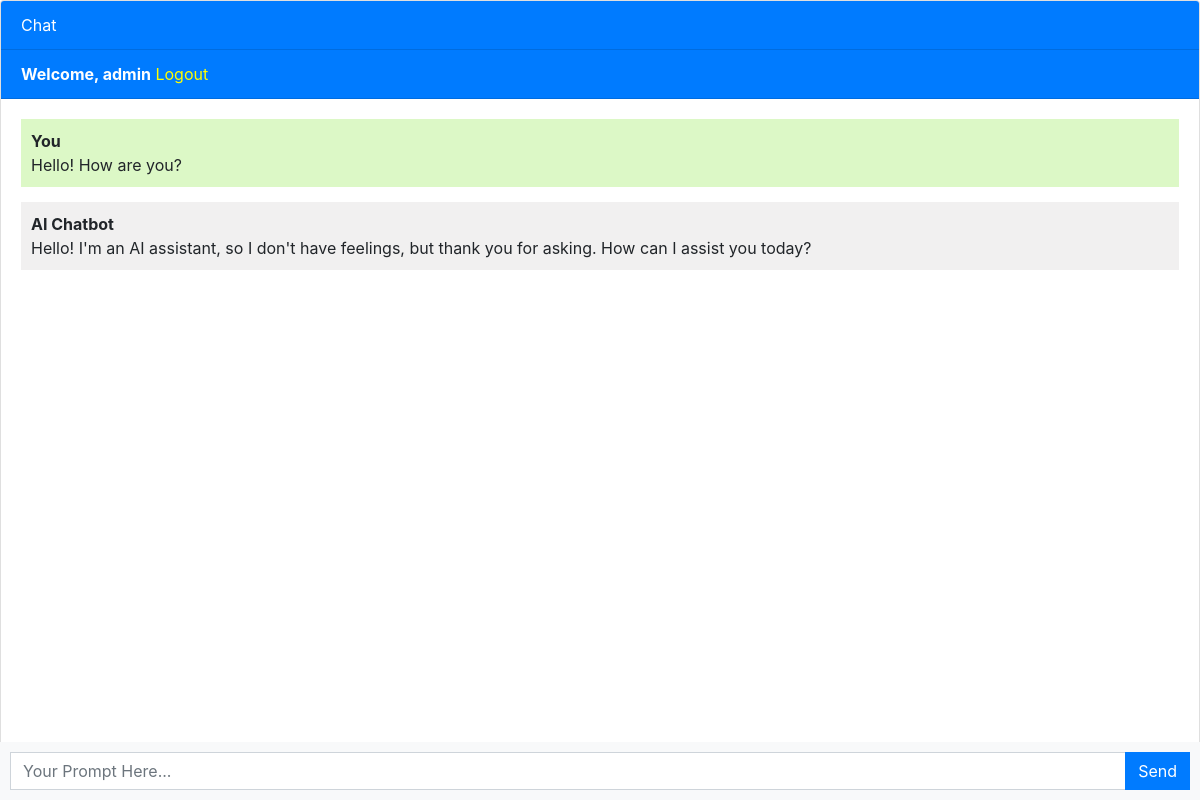
The app's page / (signed in), older data.
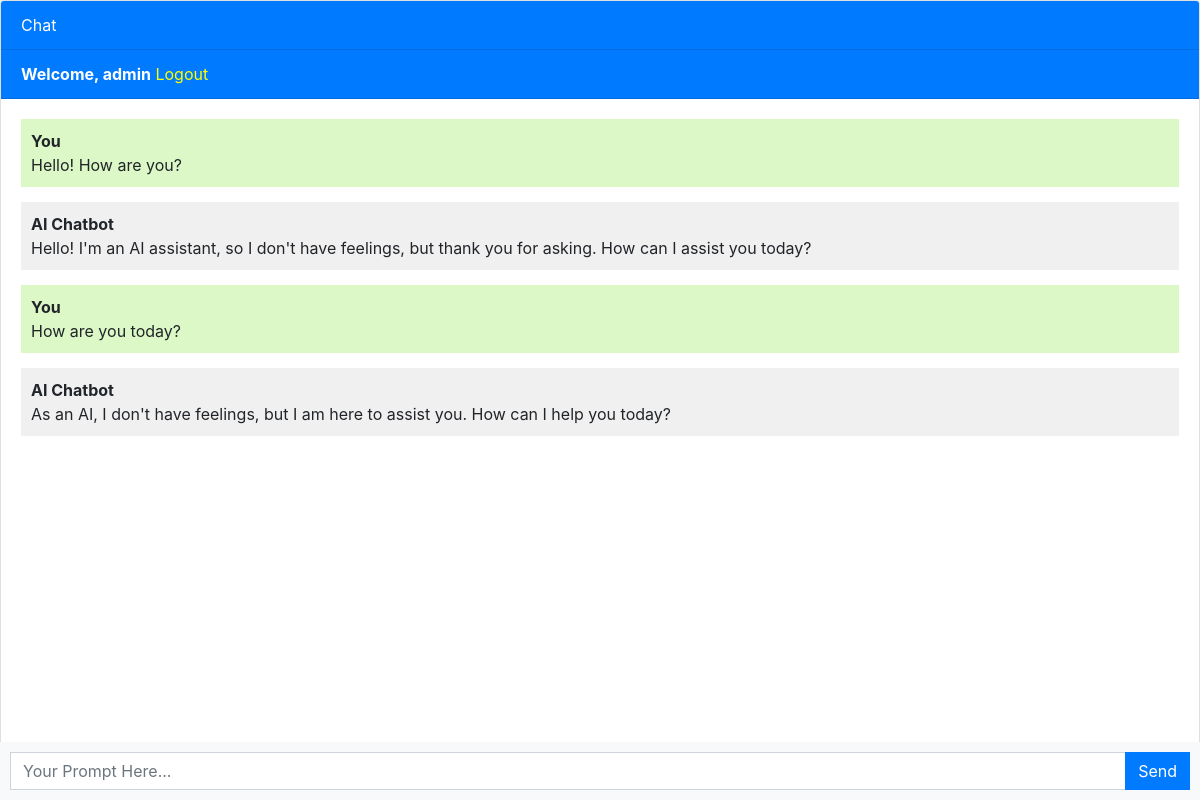
The same page, newer data.
### chatbot/models.py (models this page shows, shortened)
class Chat(models.Model):
    user = models.ForeignKey(User, on_delete=models.CASCADE)
    message = models.TextField()
    response = models.TextField()
    created_at = models.DateTimeField(auto_now_add=True)

### chatbot/views.py (the view)
# urls.py: path('', views.chatbot, name = 'chatbot'),
@login_required
def chatbot(request):
    chats = Chat.objects.filter(user=request.user)
    if request.method == 'POST':
        message = request.POST.get('message')
        reponse = ask_openai(message)
        chat = Chat(user=request.user, message=message, response=reponse, created_at=timezone.now())
        chat.save()
        return JsonResponse({'message':message, 'response':reponse})
    return render(request, 'chatbot.html', {'chats': chats})

### templates/chatbot.html (shortened to what this page needs)
{% extends 'base.html' %}
{% block content %}
<div class="chat-container" >
  <div class="card flex-grow-1">
    <div class="card-header bg-primary text-white">Chat</div>
    {% if user.is_authenticated %}
    <div class="card-header bg-primary text-white"><b>Welcome, {{user.username}}</b>   <a style="color: yellow;" href="logout">Logout</a></div>
    {% else %}
    <div class="card-header bg-primary text-white"><a style="color: yellow" href="login">Login</a>   <a style="color: yellow;" href="register">Register</a></div>
    {% endif %}
    <div class="card-body messages-box">
      <ul class="list-unstyled messages-list">
        {% for chat in chats %}
          {% if chat.user == request.user %}
            <li class="message sent">
          <div class="message-text">
            <div class="message-sender">
              <b>You</b>
            </div>
            <div class="message-content">
              {{chat.message}}
            </div>
          </div>
        </li>
        <li class="message received">
          <div class="message-text">
            <div class="message-sender">
              <b>AI Chatbot</b>
            </div>
            <div class="message-content">
              {{chat.response}}
            </div>
          </div>
        </li>
          {% endif %}
        {% endfor %}
      </ul>
    </div>
    <br><br>
    <br><br>
    <br><br>
  </div>
  <form class="message-form">
    <div class="input-group">
      <input type="text" class="form-control message-input" placeholder="Your Prompt Here...">
      <div class="input-group-append">
        <button type="submit" class="btn btn-primary btn-send">Send</button>
      </div>
    </div>
  </form>
</div>
{% endblock %}

Row changes from the older to the newer data that the page shows:
added Chat: message "How are you today?", response "As an AI, I don't have feelings, but I am here to assist you. How can I help you today?"
